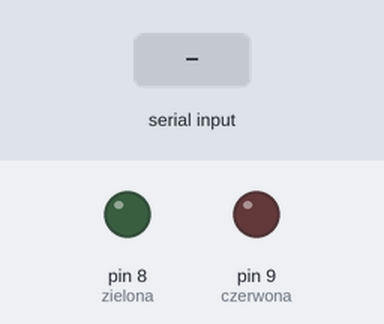
A sketch run on a simulated Arduino Uno, built with avr-gcc and run on an emulated ATmega328P. On the bench: output pins drawn as LEDs (lit = HIGH). The inputs (shaded band) are chosen by the test bench.

Above: at 1.2 s.
1.3 s: "zielona\n" received over Serial
At 2.5 s:
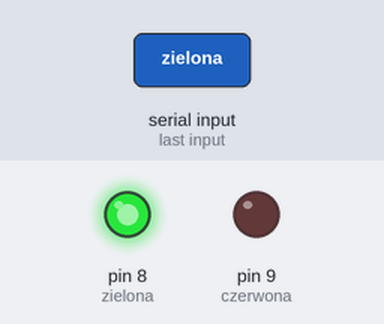
2.8 s: "czerwona\n" received over Serial
At 3.7 s:
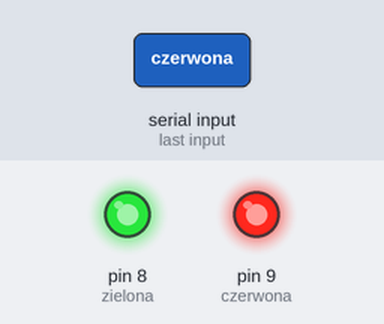
4.3 s: "zielona\n" received over Serial
At 4.8 s:
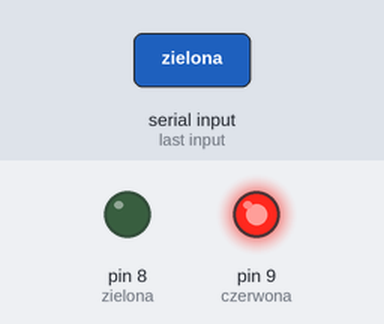
Timing chart, 0 to 7.3 s (numbered marks = the images above; inputs shaded):
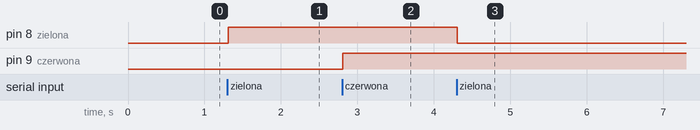

The sketch:

diody_zmiana_na_komende.ino
```cpp
#define zielona 8
#define czerwona 9
bool zielonaStan = false;
bool czerwonaStan = false;
String odebraneDane = "";

void setup() {
  // put your setup code here, to run once:
  Serial.begin(9600);

  pinMode(zielona, OUTPUT);
  pinMode(czerwona, OUTPUT);

  digitalWrite(zielona, LOW);
  digitalWrite(czerwona, LOW);
}

void loop() {
  // put your main code here, to run repeatedly:
  if (Serial.available () > 0) {
    odebraneDane = Serial.readStringUntil('\n');

    if (odebraneDane == "zielona") {
      if (zielonaStan == false) {
        digitalWrite(zielona, HIGH);
        zielonaStan = true;
      } else {
        digitalWrite(zielona, LOW);
        zielonaStan = false;
      }
    }

    if (odebraneDane == "czerwona") {
      if (czerwonaStan == false) {
        digitalWrite(czerwona, HIGH);
        czerwonaStan = true;
      } else {
        digitalWrite(czerwona, LOW);
        czerwonaStan = false;
      }
    }
  }

}
```

Measured:
- after the input at 1.3 s, pin 8 (zielona): LOW → HIGH at once
- after the input at 2.8 s, pin 9 (czerwona): LOW → HIGH at once
- after the input at 4.3 s, pin 8 (zielona): HIGH → LOW at once
